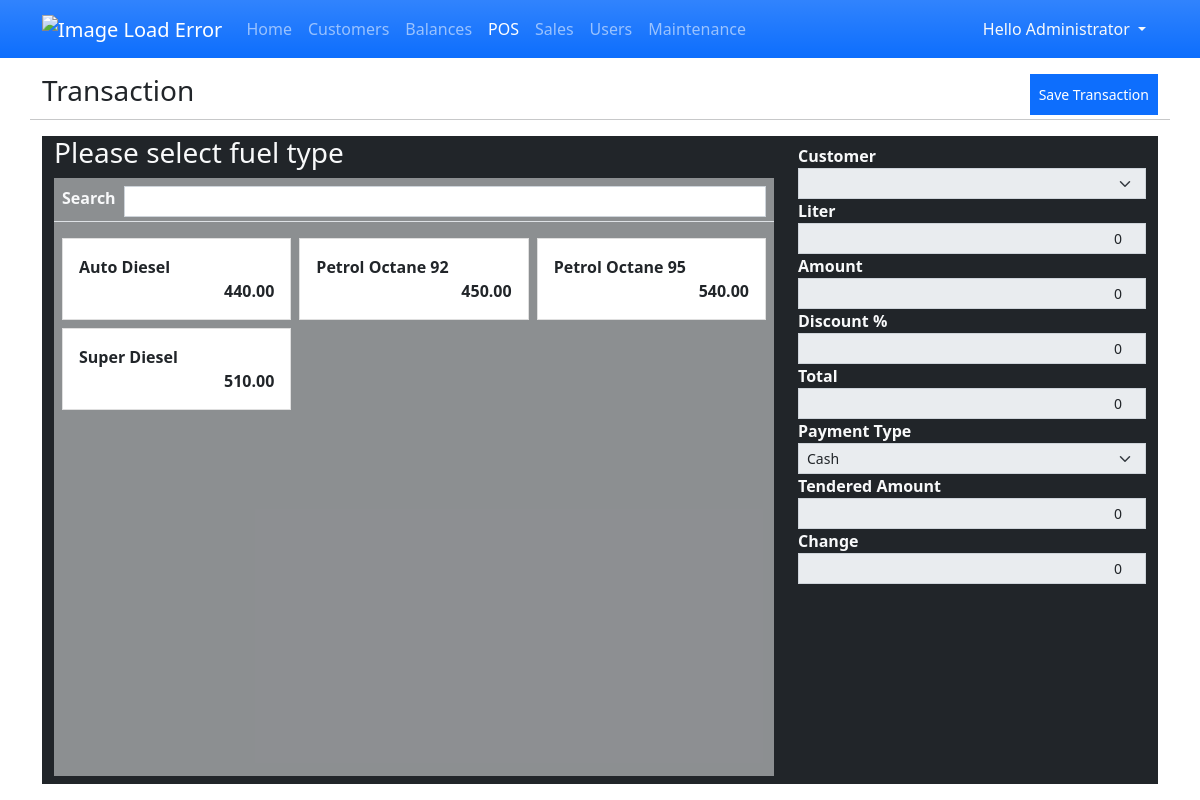
Screenshot of /?page=sales (signed in) with the database file from the repository.
### tables this page shows
CREATE TABLE `petrol_type_list` (
            `petrol_type_id` INTEGER NOT NULL PRIMARY KEY AUTOINCREMENT,
            `name` TEXT NOT NULL,
            `price` REAL NOT NULL,
            `status` INTEGER NOT NULL DEFAULT 1
        );

### sales.php (the view, shortened to what this page needs)
<div class="w-100 h-100 d-flex flex-column">
    <div class="row">
        <div class="col-8">
            <h3>Transaction</h3>
        </div>
        <div class="col-4 d-flex justify-content-end">
            <button class="btn btn-sm btn-primary rounded-0 " id="transaction-save-btn" type="button">Save Transaction</button>
        </div>
        <hr>
    </div>
    <div class="col-12 flex-grow-1">
    <form action="" class="h-100" id="transaction-form">
        <div class="w-100 h-100 mx-0 row row-cols-2 bg-dark">
            <div class="col-8 h-100 pb-2 d-flex flex-column">
                <div>
                    <h3 class="text-light">Please select fuel type</h3>
                </div>
                <div class="flex-grow-1 d-flex flex-column bg-light bg-opacity-50">
                    <div class="form-group py-2 d-flex border-bottom col-auto pb-1">
                        <label for="search" class="col-auto px-2 fw-bolder text-light">Search</label>
                        <div class="flex-grow-1 col-auto pe-2">
                            <input type="search" autocomplete="off" class="form-control form-control-sm rounded-0" id="search">
                        </div>
                    </div>
                    <div class="col-auto flex-grow-1 overflow-auto">
                            <div class="row row-cols-sm-1 row-cols-md-2 row-cols-xl-3 gx-2 gy-2 my-2 mx-1">
                                <?php
                                $petrol = $conn->query("SELECT * FROM `petrol_type_list` where `status` = 1 order by `name` asc");
                                while($row=$petrol->fetchArray()):
                                ?>
                                <div class="col">
                                    <a class="card h-100 rounded-0 petrol-item text-dark text-decoration-none" href="javascript:void(0)" data-id="<?php echo $row['petrol_type_id'] ?>" data-price="<?php echo $row['price'] ?>">
                                        <div class="card-body rounded-0 d-flex flex-column position-relative">
                                            <div class="fw-bold petrol-item-name col-auto flex-grow-1">
                                                <?php echo $row['name'] ?>
                                            </div>
                                            <div class="text-end fw-bold petrol-item-price col-auto ">
                                                <?php echo number_format($row['price'],2) ?>
                                            </div>
                                        </div>
                                    </a>
                                </div>
                                <?php endwhile; ?>
                            </div>
                    </div>
                </div>
            </div>
            <div class="col-4 h-100 py-2">
                <div class="h-100 d-flex">
                    <div class="w-100">
                        <div class="form-group">
                            <label for="customer_id" class="control-label fw-bold text-light">Customer</label>
                            <select name="customer_id" id="customer_id" class="form-select form-select-sm rounded-0" required>
                                <option value="" disabled selected></option>
                                <?php
                                $customer = $conn->query("SELECT * FROM `customer_list` where `status` = 1 order by `fullname`");
                                while($row = $customer->fetchArray()):
                                ?>
                                <option value="<?php echo $row['customer_id'] ?>" ><?php echo "{$row['customer_code']} - {$row['fullname']}" ?></option>
                                <?php endwhile; ?>
                            </select>
                        </div>
                        <div class="form-group">
                            <label for="liter" class="control-label fw-bold text-light">Liter</label>
                            <input type="number" value="0" step="any" name="liter" id="liter" class="form-control form-control-sm rounded-0 text-end" required>
                        </div>
                        <div class="form-group">
                            <label for="amount" class="control-label fw-bold text-light">Amount</label>
                            <input type="number" value="0" step="any" name="amount" id="amount" class="form-control form-control-sm rounded-0 text-end" required>
                        </div>
                        <div class="form-group">
                            <label for="discount" class="control-label fw-bold text-light">Discount %</label>
                            <input type="number" min="0" max="100" step="any" name="discount" id="discount" class="form-control form-control-sm rounded-0 text-end" value="0" required>
                        </div>
                        <div class="form-group">
                            <label for="total" class="control-label fw-bold text-light">Total</label>
                            <input type="number" value="0"  step="any" name="total" id="total" class="form-control form-control-sm rounded-0 text-end" readonly>
                        </div>
                        <div class="form-group">
                            <label for="type" class="control-label fw-bold text-light">Payment Type</label>
                            <select name="type" id="type" class="form-select form-select-sm rounded-0" required>
                                <option value="1" selected>Cash</option>
                            </select>
                        </div>
                        <div class="form-group">
                            <label for="tendered_amount" class="control-label fw-bold text-light">Tendered Amount</label>
                            <input type="number" step="any" name="tendered_amount" id="tendered_amount" class="form-control form-control-sm rounded-0 text-end" value="0">
                        </div>
                        <div class="form-group">
                            <label for="change" class="control-label fw-bold text-light">Change</label>
                            <input type="number" step="any" name="change" id="change" class="form-control form-control-sm rounded-0 text-end"  value="0" readonly>
                        </div>
                    </div>
                </div>
            </div>
        </div>
    </form>
    </div>
</div>

### index.php (style rules this page uses)
:root { --bs-success-rgb:71, 222, 152 !important; }
html,body { height:100%; width:100%; }

### sales.php (style rules this page uses)
.petrol-item { transition: transform 10s easein; }

### rows the page displays
petrol_type_list: name "Auto Diesel", price "440.00"
petrol_type_list: name "Petrol Octane 92", price "450.00"
petrol_type_list: name "Petrol Octane 95", price "540.00"
petrol_type_list: name "Super Diesel", price "510.00"

### other values shown
$_SESSION['fullname'] "Administrator"
